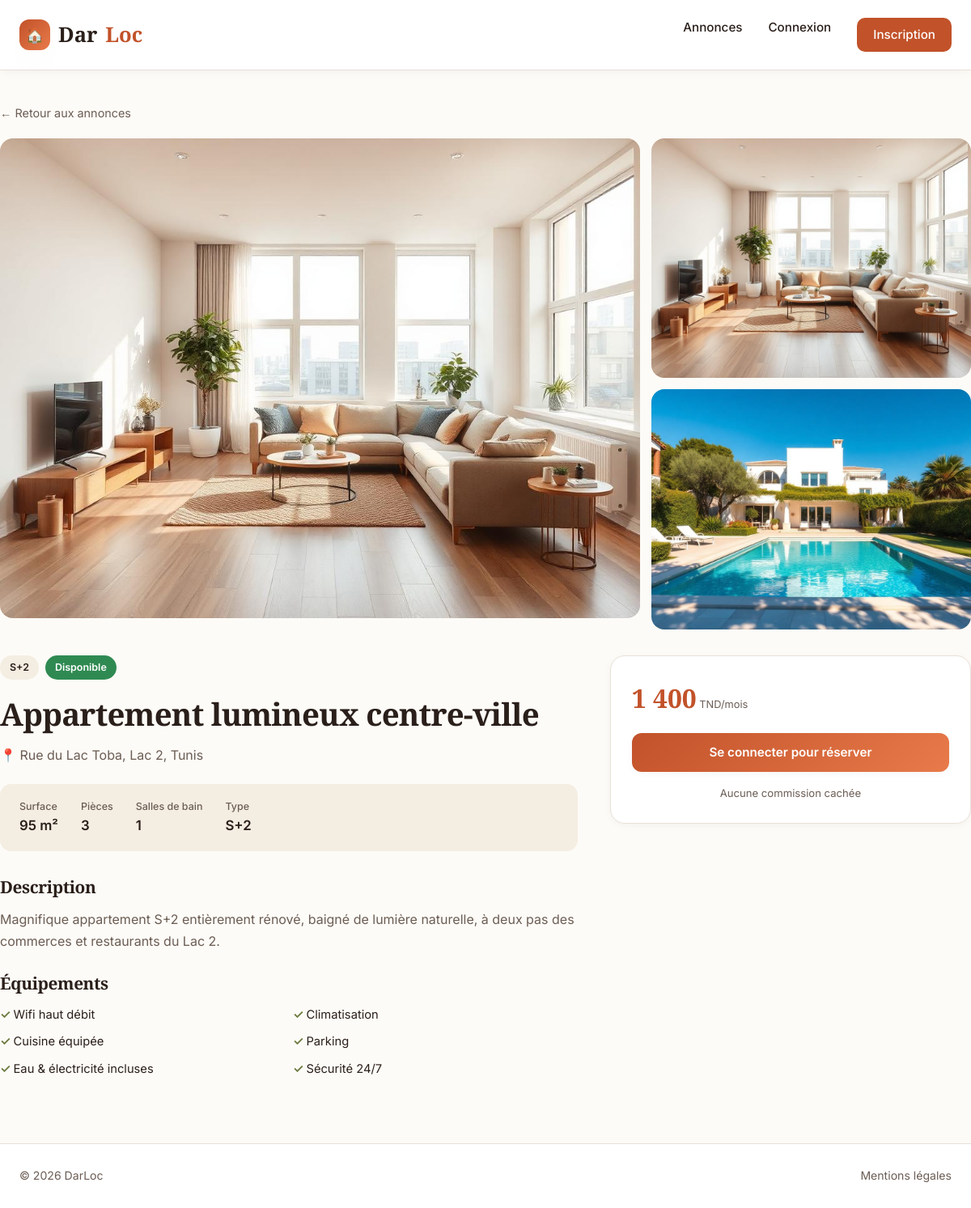
Page /details.php?id=1 on the committed database.
### tables this page shows
CREATE TABLE maisons (
    id INT AUTO_INCREMENT PRIMARY KEY,
    titre VARCHAR(200) NOT NULL,
    type ENUM('S+1','S+2','S+3','S+4','Villa','Duplex') NOT NULL,
    ville VARCHAR(100) NOT NULL,
    quartier VARCHAR(150) NOT NULL,
    adresse VARCHAR(255) NOT NULL,
    prix INT NOT NULL,
    surface INT NOT NULL,
    pieces INT NOT NULL,
    sdb INT NOT NULL DEFAULT 1,
    description TEXT NOT NULL,
    image VARCHAR(255) NOT NULL,
    disponible TINYINT(1) NOT NULL DEFAULT 1,
    created_at TIMESTAMP DEFAULT CURRENT_TIMESTAMP
);

### db.php (called while the page is built, shortened)
<?php
function isLogged() { return isset($_SESSION['user_id']); }
function e($s) { return htmlspecialchars($s ?? '', ENT_QUOTES, 'UTF-8'); }

### details.php (the view, shortened to what this page needs)
<?php
require_once __DIR__ . '/../back/db.php';
$id = (int)($_GET['id'] ?? 0);
$stmt = $pdo->prepare("SELECT * FROM maisons WHERE id = ?");
$stmt->execute([$id]);
$m = $stmt->fetch();
?>
<!DOCTYPE html>
<html lang="fr">
<head>
  <link rel="stylesheet" href="../css/style.css">
</head>
<body>
<header class="site-header solid">
  <div class="container nav-wrap">
    <a href="../index.php" class="logo">
      <span class="logo-mark">🏠</span> Dar<span>Loc</span>
    </a>
    <nav class="main-nav">
      <a href="../index.php">Annonces</a>
      <?php if (isLogged()): ?>
        <a href="<?= isAdmin() ? 'admin.php' : 'mes-reservations.php' ?>">
          <?= isAdmin() ? 'Dashboard' : 'Mes réservations' ?>
        </a>
        <a href="../back/logout.php" class="btn-link">Déconnexion</a>
      <?php else: ?>
        <a href="login.php">Connexion</a>
        <a href="register.php" class="btn-link">Inscription</a>
      <?php endif; ?>
    </nav>
  </div>
</header>
<div class="container detail-wrap">
  <a href="../index.php" style="color:var(--muted);font-size:0.9rem;">← Retour aux annonces</a>
  <div class="detail-grid" style="margin-top:18px;">
    <div class="detail-main-img">
      <img src="../images/<?= e($m['image']) ?>" alt="<?= e($m['titre']) ?>">
    </div>
    <div style="display:grid;gap:14px;">
      <div class="detail-main-img"><img src="../images/<?= e($m['image']) ?>" alt=""></div>
      <div class="detail-main-img"><img src="../images/house-<?= ($m['id'] % 6) + 1 ?>.jpg" alt=""></div>
    </div>
  </div>
  <div class="detail-info">
    <div>
      <div style="display:flex;gap:8px;flex-wrap:wrap;">
        <span class="badge" style="background:var(--sand);"><?= e($m['type']) ?></span>
        <span class="badge <?= $m['disponible'] ? 'green' : 'red' ?>">
          <?= $m['disponible'] ? 'Disponible' : 'Réservée' ?>
        </span>
      </div>
      <h1><?= e($m['titre']) ?></h1>
      <div class="detail-loc">📍 <?= e($m['adresse']) ?>, <?= e($m['ville']) ?></div>
      <div class="specs">
        <div class="spec"><b>Surface</b><span><?= (int)$m['surface'] ?> m²</span></div>
        <div class="spec"><b>Pièces</b><span><?= (int)$m['pieces'] ?></span></div>
        <div class="spec"><b>Salles de bain</b><span><?= (int)$m['sdb'] ?></span></div>
        <div class="spec"><b>Type</b><span><?= e($m['type']) ?></span></div>
      </div>
      <h3>Description</h3>
      <p style="color:var(--muted);line-height:1.7;"><?= nl2br(e($m['description'])) ?></p>
      <h3>Équipements</h3>
      <ul class="amenities">
        <li>Wifi haut débit</li>
        <li>Climatisation</li>
        <li>Cuisine équipée</li>
        <li>Parking</li>
        <li>Eau & électricité incluses</li>
        <li>Sécurité 24/7</li>
      </ul>
    </div>
    <aside class="book-card">
      <div class="price"><?= number_format($m['prix'], 0, ',', ' ') ?><small> TND/mois</small></div>
      <?php if (!$m['disponible']): ?>
        <button class="btn btn-block" disabled style="opacity:.5;cursor:not-allowed;margin-top:18px;">
          Indisponible
        </button>
      <?php elseif (!isLogged()): ?>
        <a href="login.php?redirect=<?= urlencode('html/details.php?id=' . $m['id']) ?>" class="btn btn-block" style="margin-top:18px;">
          Se connecter pour réserver
        </a>
      <?php endif; ?>
      <p style="text-align:center;margin-top:16px;font-size:0.82rem;color:var(--muted);">
        Aucune commission cachée
      </p>
    </aside>
  </div>
</div>
<footer class="site-footer">
  <div class="container foot-wrap">
    <span>© 2026 DarLoc</span>
    <div class="links"><a href="#">Mentions légales</a></div>
  </div>
</footer>
</body>
</html>

### rows in the picture
maisons: image (picture), type "S+2", titre "Appartement lumineux centre-ville", adresse "Rue du Lac Toba, Lac 2", ville "Tunis", surface "95", pieces "3", sdb "1", description "Magnifique appartement S+2 entièrement rénové, baigné de lumière naturelle, à deux pas des commerces et restaurants du Lac 2.", prix "1 400"
